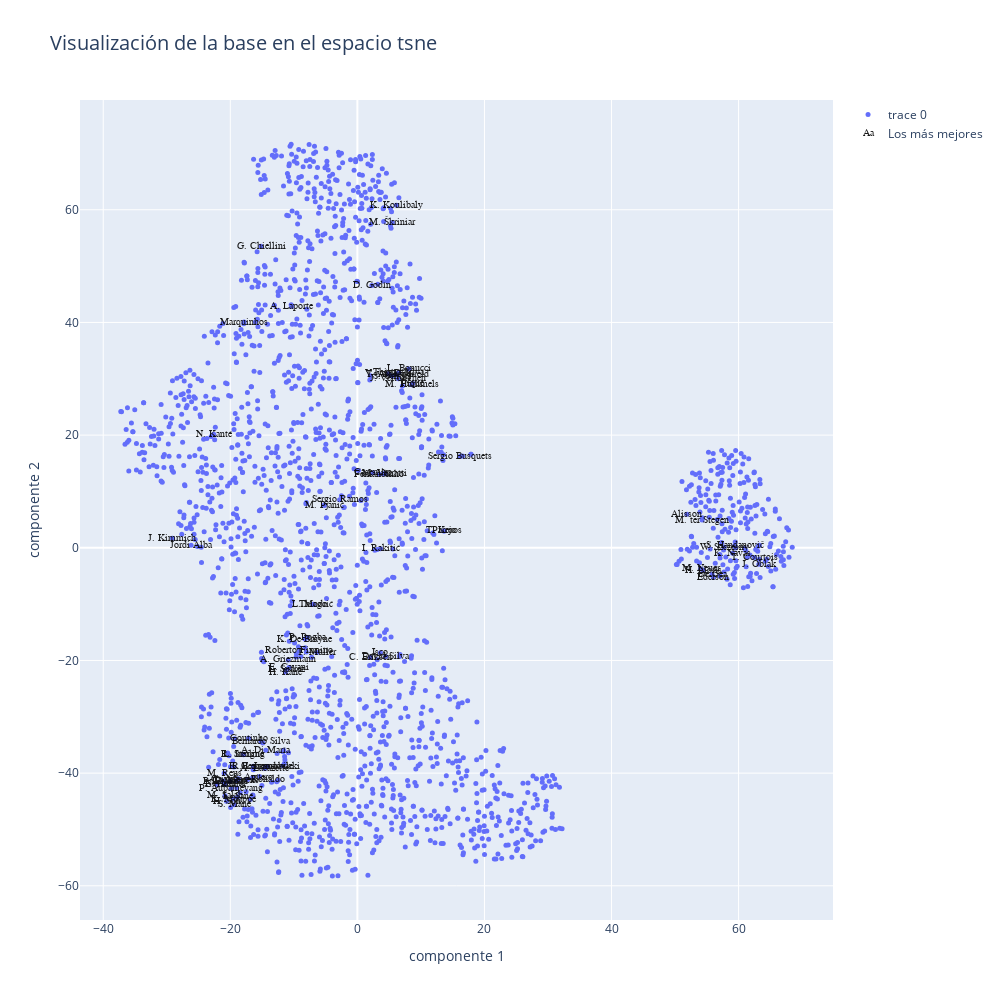

Notebook code cell kept with this figure:
### Code cell
data=[]
bool_crack=df_sne["overall"] > 85 #diferenciamos a los mejores jugadores

#graficamos los datos en el espacio transformado: las dos componentes tsne

graf1 = go.Scatter(x=X_tsne[:,0], y=X_tsne[:,1],
                           mode='markers',
                        text=df_sne.loc[:,'player_positions'], #'Height', 'Weight', 'Club', 'Age', 'Name','Position'
                           marker=dict(
                                size=5)
                           )

crack =go.Scatter(x=X_tsne[bool_crack,0], y=X_tsne[bool_crack,1],name='Los más mejores',
                      text=df_sne.loc[bool_crack,'short_name'],
                      textfont=dict(family='sans serif',size=10,color='black'),
                      opacity=0.9,mode='text')

data=[graf1,crack]

layout = go.Layout(title="Visualización de la base en el espacio tsne",titlefont=dict(size=20),
                xaxis=dict(title='componente 1'),
                yaxis=dict(title='componente 2'),
                autosize=False, width=1000,height=1000)

fig = go.Figure(data=data, layout=layout)

iplot(fig)
#plot(fig)

### Figure 1 — Plotly figure (JSON) as saved in the notebook; plotly's stock layout.template omitted (floating-point values rounded to 4 significant figures; data arrays with more than 128 entries replaced by an {"elided": "..."} marker saying what was removed)
{"data": [{"marker": {"size": 5}, "mode": "markers", "text": {"elided": "2001 str values"}, "type": "scatter", "x": {"elided": "2001 float values"}, "y": {"elided": "2001 float values"}}, {"mode": "text", "name": "Los más mejores", "opacity": 0.9, "text": ["L. Messi", "Cristiano Ronaldo", "Neymar Jr", "J. Oblak", "E. Hazard", "K. De Bruyne", "M. ter Stegen", "V. van Dijk", "L. Modrić", "M. Salah", "K. Mbappé", "K. Koulibaly", "H. Kane", "Alisson", "De Gea", "N. Kanté", "G. Chiellini", "S. Agüero", "Sergio Ramos", "L. Suárez", "R. Lewandowski", "Sergio Busquets", "A. Griezmann", "P. Dybala", "P. Pogba", "Ederson", "R. Sterling", "C. Eriksen", "T. Courtois", "Piqué", "S. Handanovič", "M. Neuer", "H. Lloris", "David Silva", "E. Cavani", "D. Godín", "T. Kroos", "M. Reus", "P. Aubameyang", "S. Mané", "A. Laporte", "Bernardo Silva", "Casemiro", "H. Son", "Fernandinho", "Thiago Silva", "K. Benzema", "J. Vertonghen", "D. Mertens", "M. Hummels", "T. Alderweireld", "Jordi Alba", "Thiago", "K. Navas", "L. Insigne", "L. Sané", "Marquinhos", "M. Škriniar", "M. Verratti", "S. Umtiti", "W. Szczęsny", "J. Kimmich", "Isco", "Roberto Firmino", "I. Rakitić", "M. Pjanić", "A. Di María", "L. Bonucci", "Coutinho", "Parejo", "T. Müller", "C. Immobile", "A. Lacazette"], "textfont": {"color": "black", "family": "sans serif", "size": 10}, "type": "scatter", "x": [-20.03, -17.29, -20.83, 63.19, -20.91, -8.261, 54.25, 4.889, -7.004, -20.83, -19.55, 6.143, -11.31, 51.87, 55.83, -22.61, -15.17, -16.5, -2.797, -11.15, -14.4, 16.21, -10.88, -21.11, -7.898, 56.02, -17.93, 2.062, 62.49, 8.704, 59.37, 54.02, 54.41, 4.448, -10.76, 2.289, 13.61, -20.97, -19.87, -19.38, -10.37, -15.15, 2.426, -20.6, 3.449, 6.523, -16.36, 6.466, -19.05, 8.567, 6.248, -26.17, -6.947, 59.07, -17.93, -18.86, -17.83, 5.505, 4.32, 5.448, 57.73, -29.12, 3.632, -9.138, 3.647, -5.227, -14.41, 8.127, -17.12, 13.69, -6.363, -14.2, -14.57], "y": [-41.5, -41.12, -41.9, -2.941, -42.01, -16.2, 4.931, 30.91, -10.07, -44.01, -44.6, 60.79, -22.05, 5.965, -4.682, 20.14, 53.52, -40.81, 8.529, -21.68, -38.89, 16.26, -19.92, -41.41, -15.94, -5.215, -36.76, -19.49, -1.705, 29.15, 0.3574, -3.741, -3.984, -19.29, -21.25, 46.57, 2.993, -40.03, -42.71, -45.63, 42.81, -34.45, 13.31, -45.01, 13.04, 31.05, -38.8, 30.0, -41.35, 28.92, 30.82, 0.436, -10.02, -0.9565, -36.64, -44.22, 40.06, 57.75, 13.13, 30.48, 0.1387, 1.701, -18.63, -18.26, -0.1872, 7.525, -35.95, 31.75, -33.83, 3.0, -18.59, -38.84, -39.18]}], "layout": {"autosize": false, "height": 1000, "title": {"font": {"size": 20}, "text": "Visualización de la base en el espacio tsne"}, "width": 1000, "xaxis": {"title": {"text": "componente 1"}}, "yaxis": {"title": {"text": "componente 2"}}}}
